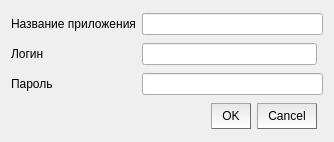
<?xml version="1.0" encoding="UTF-8"?>
<ui version="4.0">
 <class>Dialog</class>
 <widget class="QDialog" name="Dialog">
  <property name="geometry">
   <rect>
    <x>0</x>
    <y>0</y>
    <width>334</width>
    <height>142</height>
   </rect>
  </property>
  <property name="windowTitle">
   <string>Добавления материала</string>
  </property>
  <layout class="QGridLayout" name="gridLayout">
   <item row="4" column="1">
    <widget class="QDialogButtonBox" name="buttonBox">
     <property name="styleSheet">
      <string notr="true">QPushButton {
	padding-top: 5px;
	padding-bottom: 5px;
	padding-left: 10px;
	padding-right: 10px;
    background-color:  qlineargradient(spread:pad, x1:1, y1:0, x2:1, y2:1, stop:0 rgba(230, 230, 230, 255), stop:1 rgba(255, 255, 255, 255));
    border-style: outset;

    border-width: 1px;
    border-color: rgb(110, 110, 110);
}

QPushButton:hover {
    background-color:rgb(220,220,220);
 }

QPushButton:pressed {
    background-color:rgb(200,200,200);
 }</string>
     </property>
     <property name="standardButtons">
      <set>QDialogButtonBox::Cancel|QDialogButtonBox::Ok</set>
     </property>
    </widget>
   </item>
   <item row="2" column="1">
    <widget class="QLineEdit" name="lineEdit_2"/>
   </item>
   <item row="0" column="0">
    <widget class="QLabel" name="label_1">
     <property name="text">
      <string>Название приложения</string>
     </property>
    </widget>
   </item>
   <item row="0" column="1" colspan="2">
    <widget class="QLineEdit" name="lineEdit_1"/>
   </item>
   <item row="3" column="1" colspan="2">
    <widget class="QLineEdit" name="lineEdit_3"/>
   </item>
   <item row="3" column="0">
    <widget class="QLabel" name="label_3">
     <property name="text">
      <string>Пароль</string>
     </property>
    </widget>
   </item>
   <item row="2" column="0">
    <widget class="QLabel" name="label_2">
     <property name="text">
      <string>Логин</string>
     </property>
    </widget>
   </item>
  </layout>
 </widget>
 <resources/>
 <connections/>
</ui>
